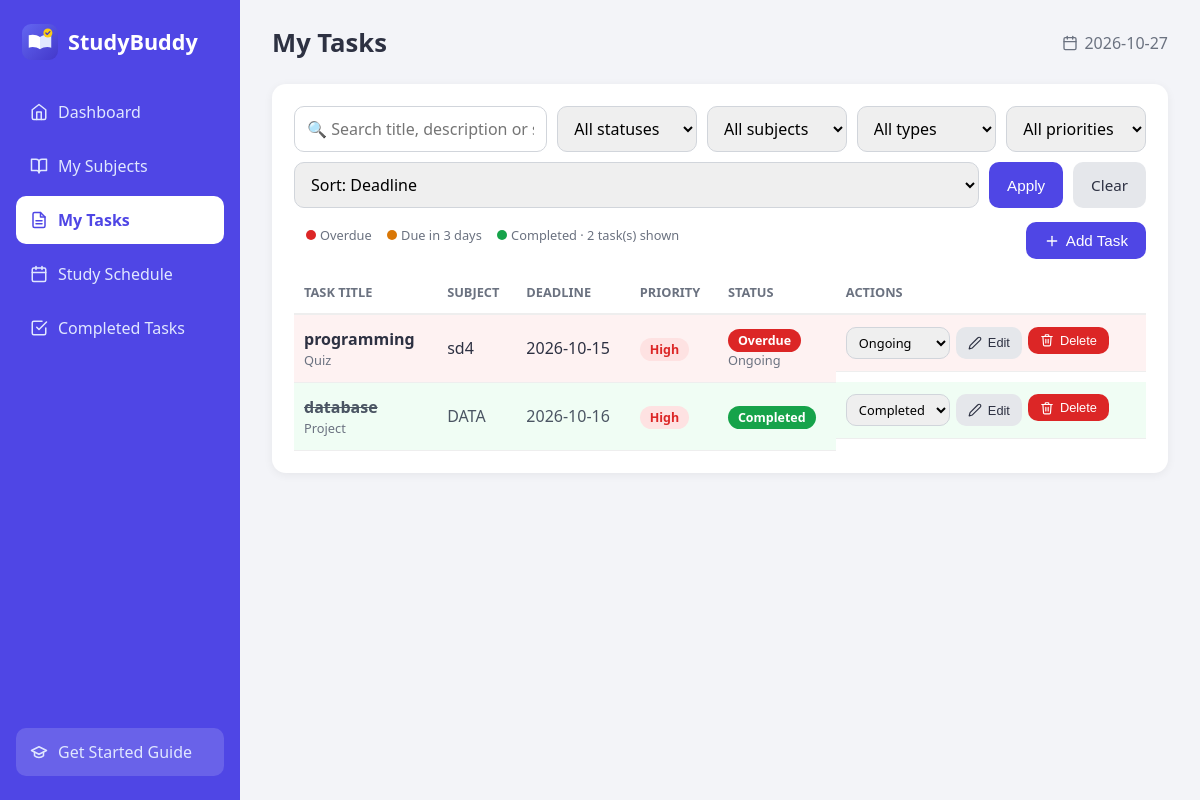
The page /tasks on the database its author committed.
### tables this page shows
CREATE TABLE tasks (
            task_id          INTEGER PRIMARY KEY AUTOINCREMENT,
            subject_id       INTEGER NOT NULL,
            task_title       TEXT NOT NULL,
            task_description TEXT,
            task_type        TEXT NOT NULL DEFAULT 'Assignment',
            deadline         TEXT NOT NULL,
            priority         TEXT NOT NULL DEFAULT 'Medium',
            status           TEXT NOT NULL DEFAULT 'Pending',
            created_at       TEXT NOT NULL,
            FOREIGN KEY (subject_id) REFERENCES subjects (subject_id)
        );

CREATE TABLE subjects (
            subject_id   INTEGER PRIMARY KEY AUTOINCREMENT,
            subject_name TEXT NOT NULL,
            description  TEXT
        );

### app.py (the view)
@app.route("/tasks")
def tasks():
    f = {key: request.args.get(key, "").strip()
         for key in ("q", "status", "subject", "priority", "type", "sort")}
    orders = {"deadline": "t.deadline ASC",
              "priority": "CASE t.priority WHEN 'High' THEN 1 WHEN 'Medium' THEN 2 ELSE 3 END, t.deadline",
              "newest": "t.task_id DESC"}
    conditions, params = [], []
    if f["q"]:  # search in title, description and subject name
        conditions.append("(t.task_title LIKE ? OR t.task_description LIKE ? OR s.subject_name LIKE ?)")
        params += ["%" + f["q"] + "%"] * 3
    if f["status"] in STATUSES:
        conditions.append("t.status = ?"); params.append(f["status"])
    if f["subject"].isdigit():
        conditions.append("t.subject_id = ?"); params.append(f["subject"])
    if f["priority"] in PRIORITIES:
        conditions.append("t.priority = ?"); params.append(f["priority"])
    if f["type"] in TYPES:
        conditions.append("t.task_type = ?"); params.append(f["type"])
    where = "WHERE " + " AND ".join(conditions) + " " if conditions else ""
    conn = get_db()
    task_list = conn.execute(TASK_SELECT + where + "ORDER BY " +
                             orders.get(f["sort"], orders["deadline"]), params).fetchall()
    subject_list = conn.execute("SELECT * FROM subjects ORDER BY subject_name").fetchall()
    conn.close()
    return render_template("tasks.html", title="My Tasks", task_list=task_list,
                           subject_list=subject_list, f=f)

### app.py (called while the page is built)
@app.context_processor
def inject_common():
    today = date.today()
    return {"today": today.isoformat(),
            "soon": (today + timedelta(days=3)).isoformat(),
            "STATUSES": STATUSES, "PRIORITIES": PRIORITIES, "TYPES": TYPES}

### database.py (called while the page is built)
def get_db():
    conn = sqlite3.connect(DB_PATH)
    conn.row_factory = sqlite3.Row
    conn.execute("PRAGMA foreign_keys = ON")  # enforce relationships
    return conn

### templates/tasks.html (shortened to what this page needs)
{% extends "base.html" %}
{% from "_icons.html" import icon %}
{% import "_macros.html" as m with context %}
{% block content %}
<section class="card">
  <form method="get" class="filters">
    <input type="text" name="q" value="{{ f.q }}" placeholder="🔍 Search title, description or subject">
    <select name="status"><option value="">All statuses</option>
      {% for s in STATUSES %}<option {{ 'selected' if f.status == s }}>{{ s }}</option>{% endfor %}</select>
    <select name="subject"><option value="">All subjects</option>
      {% for s in subject_list %}<option value="{{ s.subject_id }}" {{ 'selected' if f.subject == s.subject_id|string }}>{{ s.subject_name }}</option>{% endfor %}</select>
    <select name="type"><option value="">All types</option>
      {% for t in TYPES %}<option {{ 'selected' if f.type == t }}>{{ t }}</option>{% endfor %}</select>
    <select name="priority"><option value="">All priorities</option>
      {% for p in PRIORITIES %}<option {{ 'selected' if f.priority == p }}>{{ p }}</option>{% endfor %}</select>
    <select name="sort">
      {% for key, label in [('deadline','Sort: Deadline'), ('priority','Sort: Priority'), ('newest','Sort: Newest')] %}
        <option value="{{ key }}" {{ 'selected' if f.sort == key }}>{{ label }}</option>{% endfor %}</select>
    <button class="btn">Apply</button>
    <a class="btn btn-light" href="{{ url_for('tasks') }}" style="text-decoration:none">Clear</a>
  </form>
  <div class="toolbar">
    <p class="legend"><span class="dot overdue"></span>Overdue <span class="dot soon"></span>Due in 3 days <span class="dot done"></span>Completed · {{ task_list|length }} task(s) shown</p>
    <button class="btn" data-modal="taskModal" data-heading="Add Task" data-action="{{ url_for('add_task') }}"
            {% if not subject_list %}disabled title="Add a subject first"{% endif %}>{{ icon('plus', 16) }} Add Task</button>
  </div>
  {{ m.task_table(task_list, edit=true) }}
</section>
{% endblock %}

### templates/_icons.html (shortened to what this page needs)
{% macro icon(name, size=18) %}
<svg class="ic" width="{{ size }}" height="{{ size }}" viewBox="0 0 24 24" fill="none" stroke="currentColor" stroke-width="2" stroke-linecap="round" stroke-linejoin="round" aria-hidden="true">{{ p[name]|safe }}</svg>
{%- endmacro %}

### templates/_macros.html
{% from "_icons.html" import icon %}
{% macro task_table(task_list, edit=false) %}
{% if task_list %}
<div class="table-wrap">
<table>
  <thead><tr><th>Task Title</th><th>Subject</th><th>Deadline</th><th>Priority</th><th>Status</th><th>Actions</th></tr></thead>
  <tbody>
  {% for t in task_list %}
    {% set state = 'done' if t.status == 'Completed' else ('overdue' if t.deadline < today else ('soon' if t.deadline <= soon else 'ok')) %}
    <tr class="row-{{ state }}">
      <td><strong>{{ t.task_title }}</strong><small>{{ t.task_type }}{% if t.task_description %} · {{ t.task_description }}{% endif %}</small></td>
      <td>{{ t.subject_name }}</td>
      <td>{{ t.deadline }}</td>
      <td><span class="badge p-{{ t.priority|lower }}">{{ t.priority }}</span></td>
      <td><span class="badge s-{{ 'ongoing' if state == 'ok' and t.status == 'Ongoing' else state }}">{{ {'done':'Completed','overdue':'Overdue','soon':'Due Soon'}[state] if state != 'ok' else t.status }}</span>
          {% if state == 'overdue' and t.status == 'Ongoing' %}<small>Ongoing</small>{% endif %}</td>
      <td class="actions">
        <form method="post" action="{{ url_for('set_status', task_id=t.task_id) }}">
          <select name="status" class="status-select" onchange="this.form.submit()" title="Change status">
            {% for s in STATUSES %}<option {{ 'selected' if s == t.status }}>{{ s }}</option>{% endfor %}
          </select>
        </form>
        {% if edit %}
        <button type="button" class="btn btn-sm btn-light" data-modal="taskModal" data-heading="Edit Task"
          data-action="{{ url_for('edit_task', task_id=t.task_id) }}" data-task_title="{{ t.task_title }}"
          data-task_description="{{ t.task_description or '' }}" data-subject_id="{{ t.subject_id }}"
          data-deadline="{{ t.deadline }}" data-priority="{{ t.priority }}"
          data-status="{{ t.status }}" data-task_type="{{ t.task_type }}">{{ icon('pencil', 14) }} Edit</button>
        {% endif %}
        <form method="post" action="{{ url_for('delete_task', task_id=t.task_id) }}"
              onsubmit="return confirm('Delete this task?')">
          <button class="btn btn-sm btn-danger">{{ icon('trash', 14) }} Delete</button>
        </form>
      </td>
    </tr>
  {% endfor %}
  </tbody>
</table>
</div>
{% else %}
<p class="empty">No tasks to show.</p>
{% endif %}
{% endmacro %}

### static/css/style.css (style rules this page uses)
:root { --primary:#4f46e5; --primary-dark:#4338ca; --bg:#f3f4f8; --card:#fff; --text:#2d3142; --muted:#6b7280; --red:#dc2626; --amber:#d97706; --green:#16a34a; --radius:14px; }
* { box-sizing: border-box; margin: 0; padding: 0; }
body { font-family: "Segoe UI", Arial, sans-serif; background: var(--bg); color: var(--text); line-height: 1.5; }
a { color: var(--primary); }
.card { background: var(--card); border-radius: var(--radius); padding: 22px; margin-bottom: 22px; box-shadow: 0 2px 10px rgba(0,0,0,.06); transition: .2s; }
.deadline small, td small { display: block; color: var(--muted); font-size: .8rem; }
.table-wrap { overflow-x: auto; }
table { width: 100%; border-collapse: collapse; }
th { text-align: left; font-size: .8rem; text-transform: uppercase; color: var(--muted); padding: 10px; border-bottom: 2px solid #eee; }
td { padding: 12px 10px; border-bottom: 1px solid #eee; vertical-align: middle; }
.row-overdue td { background: #fef2f2; }
.row-done td { background: #f0fdf4; color: #4b5563; }
.row-done td strong { text-decoration: line-through; }
.actions { display: flex; gap: 6px; flex-wrap: wrap; }
.badge { padding: 3px 10px; border-radius: 99px; font-size: .78rem; font-weight: 600; white-space: nowrap; }
.p-high { background: #fee2e2; color: var(--red); }
.s-overdue { background: var(--red); color: #fff; }
.s-done { background: var(--green); color: #fff; }
.btn { background: var(--primary); color: #fff; border: 0; padding: 10px 18px; border-radius: 10px; cursor: pointer; font-size: .95rem; transition: .2s; }
.btn-sm { padding: 6px 12px; font-size: .8rem; }
.btn-light { background: #e5e7eb; color: var(--text); }
.btn-danger { background: var(--red); }
input, select, textarea { width: 100%; padding: 10px 12px; border: 1px solid #d1d5db; border-radius: 10px; font: inherit; margin-bottom: 12px; }
.toolbar { display: flex; justify-content: space-between; align-items: center; gap: 14px; flex-wrap: wrap; margin-bottom: 14px; }
.legend { font-size: .8rem; color: var(--muted); margin-bottom: 10px; }
.dot { display: inline-block; width: 10px; height: 10px; border-radius: 50%; margin: 0 4px 0 12px; }
.dot.overdue { background: var(--red); }
.dot.soon { background: var(--amber); }
.dot.done { background: var(--green); }
.filters { display: flex; gap: 10px; flex-wrap: wrap; margin-bottom: 14px; }
.filters input, .filters select { width: auto; flex: 1; min-width: 130px; margin: 0; }
.filters input[type=text] { flex: 2; min-width: 200px; }
.status-select { width: auto; margin: 0; padding: 5px 8px; font-size: .8rem; }
.ic { flex-shrink: 0; vertical-align: middle; }
.btn { display: inline-flex; align-items: center; gap: 6px; }

### rows shown on the page
tasks: task_title "programming", task_type "Quiz", subject_name "sd4", deadline "2026-10-15", priority "High", status "Overdue", status "Ongoing", {{ size }} 14 (drawn)
tasks: task_title "database", task_type "Project", subject_name "DATA", deadline "2026-10-16", priority "High", status "Completed", {{ size }} 14 (drawn)

### other values the page prints
{{ label }} "Dashboard" "My Subjects" "My Tasks" "Study Schedule" "Completed Tasks"
{{ title }} "My Tasks"
{{ today }} "2026-10-27"
{{ task_list|length }} "2"
form field sort "Sort: Deadline"
form field status "Ongoing"
form field status "Completed"
